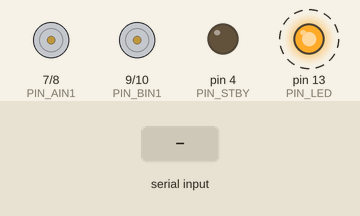
The sketch below on a simulated Arduino Nano, built with avr-gcc and run on an emulated ATmega328P. On the bench: motor-driver pin pairs drawn as motors (green arrow = first pin HIGH = forward, orange = second pin HIGH = backward, longer = more drive, scaled by the enable pin, stopped while the standby pin is LOW), output pins drawn as LEDs (lit = HIGH). Dashed ring = blinking. Inputs (shaded band) come from the test bench.

Above: at 1.29 s.
1.3 s: "90,45\n" received over the second serial link
At 1.47 s:
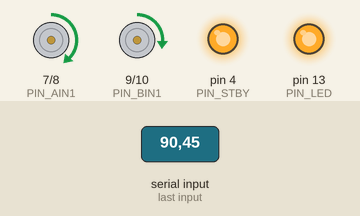
4.3 s: "30,150\n" received over the second serial link
At 4.48 s:
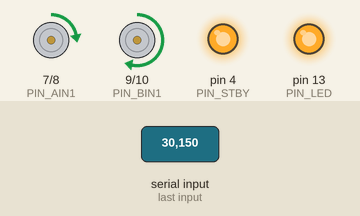
At 5.12 s:
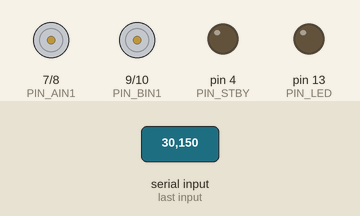
Timing chart, 0 to 13.3 s (numbered marks = the images above; inputs shaded):
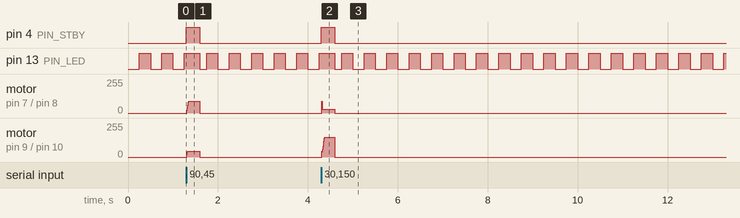

The sketch:

minisumo_rc.ino
```cpp
/*
 * ==================================================================
 *  MINISUMO RC  ·  Robot de Hanna  ·  FROBOT 2026 (categoría amateur)
 * ==================================================================
 *
 *  Placa ......... Arduino Nano (clon CH340, ATmega328P "Old Bootloader")
 *  Driver ........ TB6612FNG
 *  Bluetooth ..... HC-05 (Bluetooth clásico, 9600 baudios)
 *  Batería ....... 2S 18650 (7.4 a 8.4 V)
 *
 *  ¿Cómo funciona?
 *
 *   1. La app del teléfono manda 20 veces por segundo una línea con la
 *      velocidad de cada motor:   L,R  y un salto de línea.
 *        Ejemplo:  "200,-150"  -> motor izquierdo adelante, derecho atrás.
 *      Los números van de -255 (atrás a tope) a 255 (adelante a tope).
 *      Aunque Hanna no toque nada, la app sigue mandando "0,0": así el
 *      robot sabe que la conexión sigue viva (es el "latido" o heartbeat).
 *
 *   2. Mientras recibe comandos, el robot contesta "OK" cada 500 ms.
 *      La app usa ese OK para poner el indicador en verde.
 *
 *   3. FAILSAFE: si pasan 300 ms sin recibir un comando válido, el robot
 *      se detiene solo y apaga el driver (STBY en LOW). Cuando vuelven a
 *      llegar comandos, enciende el driver otra vez y sigue.
 *
 *   4. RAMPA: la velocidad no salta de golpe; sube de a poco para que las
 *      ruedas no patinen al arrancar. Si se pide girar al revés de golpe,
 *      primero frena un instante y después invierte.
 *
 *  LED de la placa (D13):
 *     encendido fijo ...... recibiendo comandos, todo bien
 *     parpadeando ......... esperando a la app (motores apagados)
 *
 *  Para cargarlo desde el Arduino IDE:
 *     Herramientas > Placa > Arduino Nano
 *     Herramientas > Procesador > ATmega328P (Old Bootloader)
 * ==================================================================
 */

#include <SoftwareSerial.h>

// ------------------------------------------------------------------
//  PINES (así está cableado el robot, no cambiar)
// ------------------------------------------------------------------

// Motor izquierdo (canal A del TB6612FNG)
const uint8_t PIN_PWMA = 5;
const uint8_t PIN_AIN1 = 7;
const uint8_t PIN_AIN2 = 8;

// Motor derecho (canal B del TB6612FNG)
const uint8_t PIN_PWMB = 6;
const uint8_t PIN_BIN1 = 9;
const uint8_t PIN_BIN2 = 10;

// STBY: en HIGH el driver funciona; en LOW apaga los dos motores.
const uint8_t PIN_STBY = 4;

// HC-05: su pata TXD va a D2 (el Arduino escucha por ahí) y su pata RXD
// recibe desde D3 a través del divisor 1k/2k (el HC-05 trabaja a 3.3 V).
const uint8_t PIN_BT_RX = 2;
const uint8_t PIN_BT_TX = 3;

// LED que viene soldado en la placa del Nano.
const uint8_t PIN_LED = LED_BUILTIN;

// ------------------------------------------------------------------
//  AJUSTES QUE SÍ SE PUEDEN CAMBIAR
// ------------------------------------------------------------------

// Si con la prueba de "ruedas al aire" una rueda gira al revés,
// cambia su constante a true y vuelve a cargar el programa.
const bool INVERT_LEFT = false;
const bool INVERT_RIGHT = false;

// RAMPA DE ACELERACIÓN
// Cuánto puede SUBIR la velocidad en cada ciclo de control (10 ms).
//   Más chico  -> arranque más suave, las ruedas patinan menos.
//   Más grande -> arranque más brusco.
// Con 20, ir de 0 a 255 tarda unos 130 ms.
const int MAX_STEP = 20;

// Cuánto puede BAJAR la velocidad en cada ciclo.
// 255 significa "frenar al instante", que es lo que conviene en sumo.
const int MAX_STEP_DOWN = 255;

// Freno corto antes de invertir el sentido de giro, en milisegundos.
// Protege la caja de engranajes y evita que el robot "salte".
const unsigned long REVERSE_BRAKE_MS = 40;

// Cada cuánto se recalcula la rampa (ciclo de control).
const unsigned long CONTROL_PERIOD_MS = 10;

// Tiempo máximo sin comandos antes de detener los motores (failsafe).
const unsigned long FAILSAFE_MS = 300;

// Cada cuánto el robot contesta "OK" a la app.
const unsigned long OK_PERIOD_MS = 500;

// Velocidad del HC-05 (la de fábrica es 9600).
const long BT_BAUD = 9600;

// Ponlo en true para ver mensajes en el Monitor Serie (115200 baudios)
// con el Nano conectado por USB. En competencia déjalo en false.
const bool DEBUG = false;

// ------------------------------------------------------------------
//  ESTADO DEL PROGRAMA
// ------------------------------------------------------------------

SoftwareSerial bt(PIN_BT_RX, PIN_BT_TX);

// Todo lo que necesitamos saber de cada motor.
struct Motor {
  uint8_t pinPwm;
  uint8_t pinIn1;
  uint8_t pinIn2;
  bool invert;
  int target;                // velocidad que pide la app (-255 a 255)
  int current;               // velocidad que tiene ahora (la rampa la acerca a target)
  bool braking;              // true mientras hace el freno corto antes de invertir
  unsigned long brakeStart;  // cuándo empezó ese freno
};

Motor leftMotor = { PIN_PWMA, PIN_AIN1, PIN_AIN2, INVERT_LEFT, 0, 0, false, 0 };
Motor rightMotor = { PIN_PWMB, PIN_BIN1, PIN_BIN2, INVERT_RIGHT, 0, 0, false, 0 };

// Buffer donde se van juntando las letras hasta que llega el salto de línea.
// La línea válida más larga es "-255,-255" (9 letras), así que 16 sobra.
const uint8_t LINE_MAX = 15;
char lineBuf[LINE_MAX + 1];
uint8_t lineLen = 0;
bool lineOverflow = false;  // true si la línea actual ya es demasiado larga (basura)

bool failsafe = true;  // el robot arranca quieto hasta que la app hable
unsigned long lastCommandMs = 0;
unsigned long lastOkMs = 0;
unsigned long lastControlMs = 0;

// ------------------------------------------------------------------
//  MOTORES
// ------------------------------------------------------------------

// Freno corto: IN1 e IN2 en HIGH. El driver une los cables del motor
// y la rueda se clava.
void brakeMotor(const Motor &m) {
  digitalWrite(m.pinIn1, HIGH);
  digitalWrite(m.pinIn2, HIGH);
  analogWrite(m.pinPwm, 0);
}

// Rueda libre: IN1 e IN2 en LOW. El motor queda suelto.
void coastMotor(const Motor &m) {
  digitalWrite(m.pinIn1, LOW);
  digitalWrite(m.pinIn2, LOW);
  analogWrite(m.pinPwm, 0);
}

// Manda una velocidad (-255 a 255) al driver.
// Positivo = adelante, negativo = atrás, 0 = freno.
void writeMotor(const Motor &m, int speed) {
  if (m.invert) {
    speed = -speed;
  }

  if (speed > 0) {
    digitalWrite(m.pinIn1, HIGH);
    digitalWrite(m.pinIn2, LOW);
    analogWrite(m.pinPwm, speed);
  } else if (speed < 0) {
    digitalWrite(m.pinIn1, LOW);
    digitalWrite(m.pinIn2, HIGH);
    analogWrite(m.pinPwm, -speed);
  } else {
    brakeMotor(m);
  }
}

// Se llama cada 10 ms: acerca la velocidad actual a la pedida respetando
// la rampa, y hace el freno corto si hay que cambiar de sentido.
void updateMotor(Motor &m, unsigned long now) {
  // 1) Si está en medio del freno corto, esperamos a que termine.
  if (m.braking) {
    if (now - m.brakeStart < REVERSE_BRAKE_MS) {
      return;
    }
    m.braking = false;
    m.current = 0;
  }

  int target = m.target;

  // 2) ¿Cambio brusco de sentido? (va hacia adelante y piden atrás, o al revés)
  //    Entonces frenamos primero; la rampa arrancará desde 0 en el nuevo sentido.
  if ((m.current > 0 && target < 0) || (m.current < 0 && target > 0)) {
    m.braking = true;
    m.brakeStart = now;
    m.current = 0;
    brakeMotor(m);
    return;
  }

  // 3) Rampa: trabajamos con el tamaño de la velocidad (sin signo).
  int speedNow = abs(m.current);
  int speedWanted = abs(target);

  if (speedWanted > speedNow) {
    speedNow = min(speedWanted, speedNow + MAX_STEP);       // acelerar de a poco
  } else {
    speedNow = max(speedWanted, speedNow - MAX_STEP_DOWN);  // desacelerar
  }

  // El sentido lo da lo que pide la app; si pide 0, mantenemos el sentido
  // que traía mientras termina de desacelerar.
  int direction = (target != 0) ? target : m.current;
  m.current = (direction >= 0) ? speedNow : -speedNow;

  writeMotor(m, m.current);
}

// Apaga todo: motores en 0 y driver en standby.
void enterFailsafe() {
  failsafe = true;

  leftMotor.target = 0;
  leftMotor.current = 0;
  leftMotor.braking = false;
  rightMotor.target = 0;
  rightMotor.current = 0;
  rightMotor.braking = false;

  coastMotor(leftMotor);
  coastMotor(rightMotor);
  digitalWrite(PIN_STBY, LOW);

  if (DEBUG) {
    Serial.println(F("FAILSAFE: sin comandos, motores apagados"));
  }
}

// Vuelve a encender el driver cuando llegan comandos otra vez.
void exitFailsafe() {
  failsafe = false;
  digitalWrite(PIN_STBY, HIGH);

  if (DEBUG) {
    Serial.println(F("Conexion recuperada, driver encendido"));
  }
}

// ------------------------------------------------------------------
//  LECTURA DE COMANDOS
// ------------------------------------------------------------------

// Lee un número entero con signo opcional ("-120", "+35", "0") y deja
// el puntero p justo después del número.
// Devuelve false si no hay cifras o si hay demasiadas (línea basura).
bool parseNumber(const char *&p, int &out) {
  bool negative = false;
  if (*p == '-' || *p == '+') {
    negative = (*p == '-');
    p++;
  }

  int value = 0;
  uint8_t digits = 0;
  while (*p >= '0' && *p <= '9') {
    digits++;
    if (digits > 4) {
      return false;  // más de 4 cifras no tiene sentido: descartamos
    }
    value = value * 10 + (*p - '0');
    p++;
  }

  if (digits == 0) {
    return false;
  }

  out = negative ? -value : value;
  return true;
}

// Revisa que la línea tenga exactamente la forma "número,número".
// Si algo no cuadra, devuelve false y la línea se ignora.
bool parseLine(const char *line, int &left, int &right) {
  const char *p = line;

  if (!parseNumber(p, left)) {
    return false;
  }
  if (*p != ',') {
    return false;
  }
  p++;
  if (!parseNumber(p, right)) {
    return false;
  }
  if (*p != '\0') {
    return false;  // sobra algo al final
  }

  // Por si acaso, dejamos los valores dentro del rango permitido.
  left = constrain(left, -255, 255);
  right = constrain(right, -255, 255);
  return true;
}

// Contesta "OK" si ya pasaron 500 ms desde el último.
// Lo hacemos justo después de recibir un comando completo: en ese
// momento la app está en silencio (manda cada 50 ms) y SoftwareSerial
// puede transmitir sin pisar lo que entra.
void sendOkIfDue(unsigned long now) {
  if (now - lastOkMs >= OK_PERIOD_MS) {
    lastOkMs = now;
    bt.print(F("OK\n"));
  }
}

// Llegó un comando válido.
void onCommand(int left, int right) {
  unsigned long now = millis();
  lastCommandMs = now;

  if (failsafe) {
    exitFailsafe();
    lastOkMs = now - OK_PERIOD_MS;  // contestar OK enseguida para que la app se ponga verde
  }

  leftMotor.target = left;
  rightMotor.target = right;

  sendOkIfDue(now);

  if (DEBUG) {
    Serial.print(F("L="));
    Serial.print(left);
    Serial.print(F(" R="));
    Serial.println(right);
  }
}

// Saca todas las letras que llegaron por Bluetooth y las va juntando.
// Cuando llega el salto de línea, intenta leer el comando.
void readBluetooth() {
  while (bt.available() > 0) {
    char c = (char)bt.read();

    if (c == '\n') {
      lineBuf[lineLen] = '\0';
      int left, right;
      if (!lineOverflow && lineLen > 0 && parseLine(lineBuf, left, right)) {
        onCommand(left, right);
      } else if (DEBUG) {
        Serial.println(F("Linea descartada"));
      }
      lineLen = 0;
      lineOverflow = false;
    } else if (c == '\r') {
      // Algunos programas mandan "\r\n": ignoramos el \r.
    } else if (lineLen < LINE_MAX) {
      lineBuf[lineLen] = c;
      lineLen++;
    } else {
      lineOverflow = true;  // demasiado larga: se descartará al llegar el \n
    }
  }
}

// ------------------------------------------------------------------
//  LED DE ESTADO
// ------------------------------------------------------------------

void updateLed(unsigned long now) {
  if (failsafe) {
    digitalWrite(PIN_LED, (now / 250) % 2 ? HIGH : LOW);  // parpadeo
  } else {
    digitalWrite(PIN_LED, HIGH);  // fijo
  }
}

// ------------------------------------------------------------------
//  PROGRAMA PRINCIPAL
// ------------------------------------------------------------------

void setup() {
  // Lo primero: driver apagado, para que el robot no se mueva al encender.
  pinMode(PIN_STBY, OUTPUT);
  digitalWrite(PIN_STBY, LOW);

  pinMode(PIN_PWMA, OUTPUT);
  pinMode(PIN_AIN1, OUTPUT);
  pinMode(PIN_AIN2, OUTPUT);
  pinMode(PIN_PWMB, OUTPUT);
  pinMode(PIN_BIN1, OUTPUT);
  pinMode(PIN_BIN2, OUTPUT);
  pinMode(PIN_LED, OUTPUT);

  coastMotor(leftMotor);
  coastMotor(rightMotor);

  bt.begin(BT_BAUD);

  if (DEBUG) {
    Serial.begin(115200);
    Serial.println(F("Minisumo RC listo. Esperando a la app..."));
  }

  failsafe = true;
  lastControlMs = millis();
}

void loop() {
  readBluetooth();

  unsigned long now = millis();

  // ¿Hace mucho que no llega nada? -> failsafe
  if (!failsafe && now - lastCommandMs > FAILSAFE_MS) {
    enterFailsafe();
  }

  // Ciclo de control cada 10 ms: rampa y freno corto.
  if (now - lastControlMs >= CONTROL_PERIOD_MS) {
    lastControlMs = now;
    if (!failsafe) {
      updateMotor(leftMotor, now);
      updateMotor(rightMotor, now);
    }
  }

  updateLed(now);
}
```

Measured:
- after the input at 1.3 s, pin 4 (PIN_STBY): LOW → HIGH at once, → LOW 0.30 s later; motor on pin 7 (PIN_AIN1) / pin 8 (PIN_AIN2): stopped → forward 90/255 at once, → stopped 0.29 s later; motor on pin 9 (PIN_BIN1) / pin 10 (PIN_BIN2): stopped → forward 45/255 at once, → stopped 0.29 s later
- after the input at 4.3 s, pin 4 (PIN_STBY): LOW → HIGH at once, → LOW 0.30 s later; motor on pin 7 (PIN_AIN1) / pin 8 (PIN_AIN2): stopped → forward 30/255 at once, → stopped 0.29 s later
- by itself, pin 13 (PIN_LED): repeats every 0.50 s: HIGH 0.25 s, LOW 0.25 s
